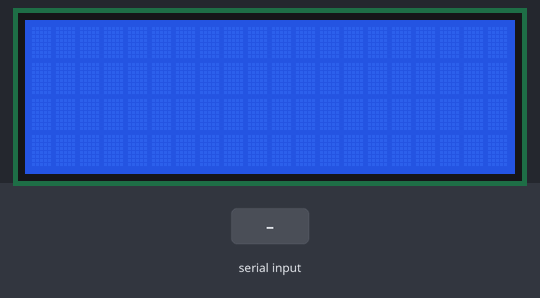
The sketch below on a simulated Arduino Uno, built with avr-gcc and run on an emulated ATmega328P. Parts: 20×4 character LCD. The inputs (shaded band) are chosen by the test bench. What the sketch prints to the serial monitor is not drawn.

Above: at 1.2 s.
1.3 s: "1\n" received over Serial
2.8 s: "0\n" received over Serial
At 4.2 s:
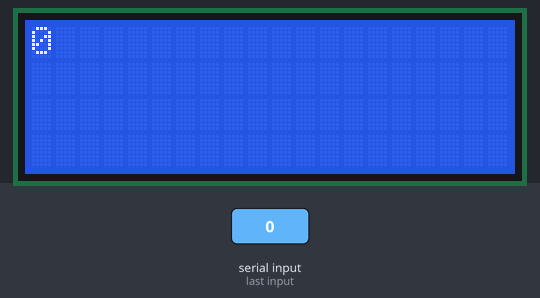
Timing chart, 0 to 5.8 s (numbered marks = the images above; inputs shaded):
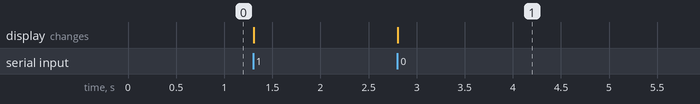

The sketch:

SerialEvent-LCD.ino
```cpp
#include <Wire.h>
#include <LiquidCrystal_I2C.h> // include lib according to your lcd type
const int  en = 2, rw = 1, rs = 0, d4 = 4, d5 = 5, d6 = 6, d7 = 7, bl = 3;

// Define I2C Address - change if required
const int i2c_addr = 0x3F;

LiquidCrystal_I2C lcd(i2c_addr, en, rw, rs, d4, d5, d6, d7, bl, POSITIVE);
// mettre dans la console série avec Newline
String inputString = "";         // a String to hold incoming data
boolean stringComplete = false;  // whether the string is complete

void setup() {
  // initialize serial:
  Serial.begin(9600);
  lcd.begin(20, 4);
  lcd.backlight();
  lcd.clear();
  //Serial.println("ecris");
  // reserve 200 bytes for the inputString:
  inputString.reserve(200);
}

void loop() {
  // print the string when a newline arrives:
  //Serial.println(inputString);
  if (stringComplete) {
    lcd.clear();
    Serial.println(inputString);
    lcd.print(inputString);
    // clear the string:
    inputString = "";
    stringComplete = false;
  }
}

/*
  SerialEvent occurs whenever a new data comes in the hardware serial RX. This
  routine is run between each time loop() runs, so using delay inside loop can
  delay response. Multiple bytes of data may be available.
*/
void serialEvent() {
  //Serial.println(stringComplete);
  while (Serial.available()) {
    // get the new byte:
    char inChar = (char)Serial.read();
    // if the incoming character is a newline, set a flag so the main loop can
    // do something about it:
    if (inChar == '\n') {
      stringComplete = true;
    }
    else {
    // add it to the inputString:
    inputString += inChar; }
  }
}
```

Measured:
- after the input at 2.8 s, the display: changes at once (image 1)
